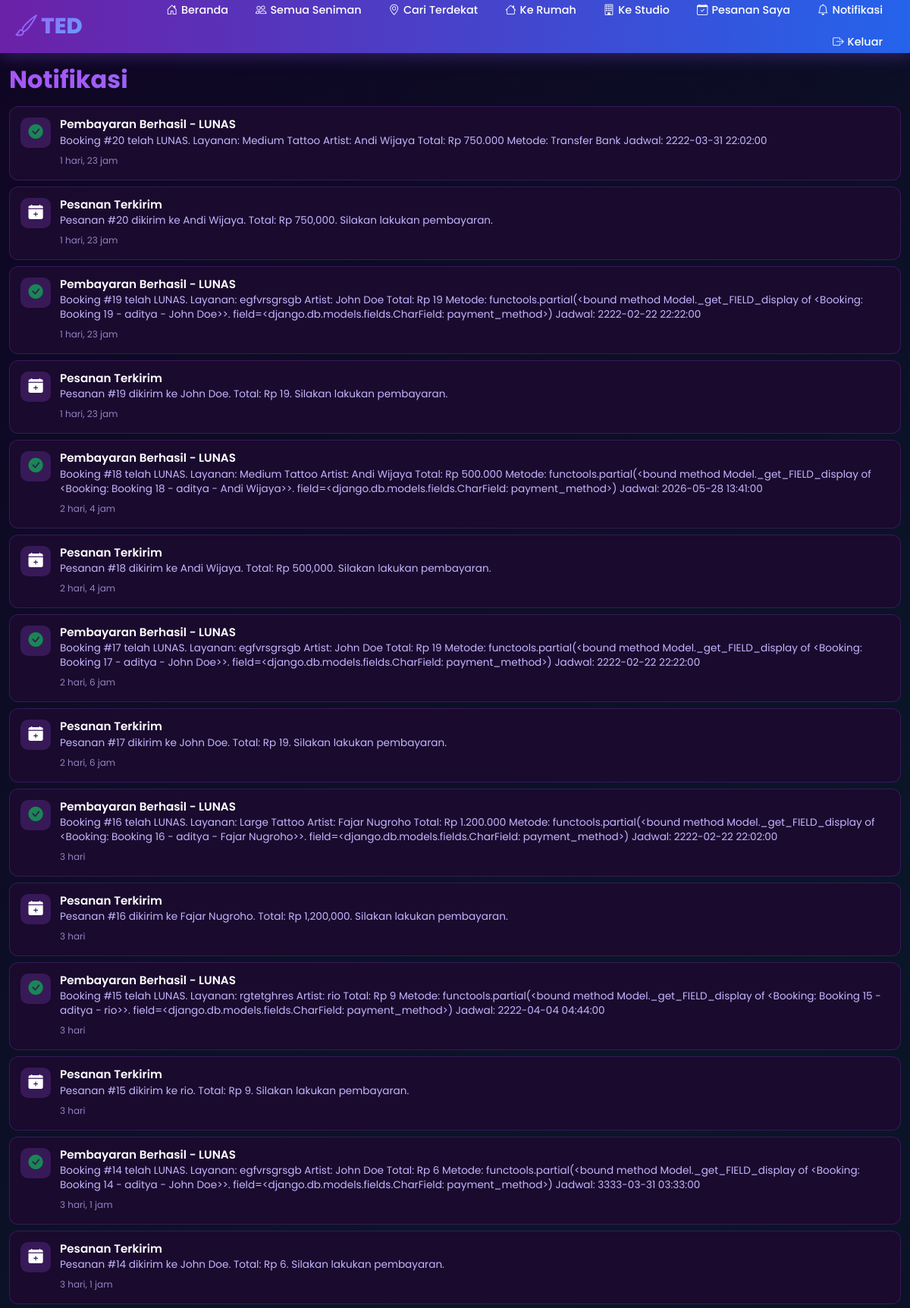
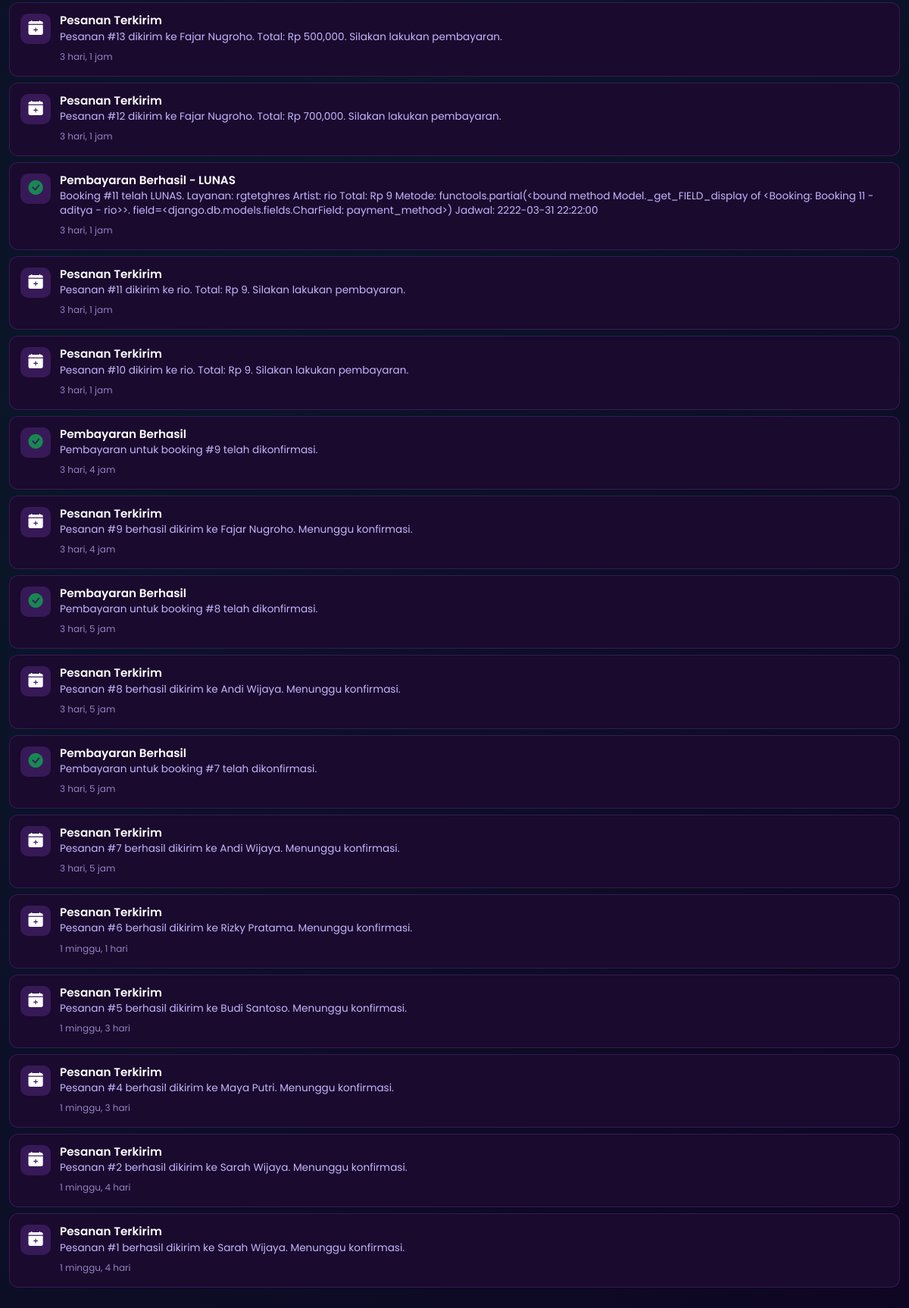
The app's page /notifications/ (signed in) with its own data (2 pictures, top to bottom).
### tedapp/models.py (models this page shows, shortened)
class Notification(models.Model):
    NOTIF_TYPES = [
        ('booking_new', 'Pesanan Baru'),
        ('booking_confirmed', 'Pesanan Dikonfirmasi'),
        ('booking_cancelled', 'Pesanan Dibatalkan'),
        ('artist_arrived', 'Seniman Tiba'),
        ('promo', 'Promosi'),
    ]
    user = models.ForeignKey(User, on_delete=models.CASCADE, related_name='notifications')
    notif_type = models.CharField(max_length=20, choices=NOTIF_TYPES)
    title = models.CharField(max_length=200)
    message = models.TextField()
    is_read = models.BooleanField(default=False)
    created_at = models.DateTimeField(auto_now_add=True)

### tedapp/views.py (the view)
# urls.py: path('notifications/', views.notifications, name='notifications'),
@login_required
def notifications(request):
    notifs = Notification.objects.filter(user=request.user).order_by('-created_at')[:50]
    Notification.objects.filter(user=request.user, is_read=False).update(is_read=True)
    return render(request, 'tedapp/notifications.html', {'notifications': notifs})

### tedapp/templates/tedapp/notifications.html
{% extends 'tedapp/base.html' %}
{% load static %}
{% block extra_css %}
<link rel="stylesheet" href="{% static 'notifications.css' %}" />
{% endblock %}
{% block content %}
<div class="container py-3">
    <h2 class="section-title mb-3">Notifikasi</h2>
    <div class="notifications-list">
        {% for notif in notifications %}
        <div class="notification-item {% if not notif.is_read %}unread{% endif %}">
            <div class="notif-icon">
                {% if notif.notif_type == 'booking_new' %}
                <i class="bi bi-calendar-plus-fill"></i>
                {% elif notif.notif_type == 'booking_confirmed' %}
                <i class="bi bi-check-circle-fill text-success"></i>
                {% elif notif.notif_type == 'booking_cancelled' %}
                <i class="bi bi-x-circle-fill text-danger"></i>
                {% elif notif.notif_type == 'artist_arrived' %}
                <i class="bi bi-person-fill text-info"></i>
                {% else %}
                <i class="bi bi-gift-fill text-warning"></i>
                {% endif %}
            </div>
            <div class="notif-content">
                <h6 class="notif-title">{{ notif.title }}</h6>
                <p class="notif-message">{{ notif.message }}</p>
                <small class="notif-time">{{ notif.created_at|timesince }}</small>
            </div>
        </div>
        {% empty %}
        <div class="text-center py-5">
            <i class="bi bi-bell-slash fs-1" style="color: var(--text-secondary);"></i>
            <h5 class="mt-3">Tidak ada notifikasi</h5>
        </div>
        {% endfor %}
    </div>
</div>
{% endblock %}

### static/base.css (style rules this page uses)
:root { --primary-purple: #6B21A8; --primary-purple-light: #9333EA; --primary-purple-dark: #581C87; --primary-blue: #2563EB; --primary-blue-light: #3B82F6; --primary-blue-dark: #1D4ED8; --accent-purple: #A855F7; --accent-blue: #60A5FA; --dark-bg: #0F0523; --card-bg: #1A0A2E; --text-primary: #FFFFFF; --text-secondary: #C4B5FD; --safe-area-bottom: env(safe-area-inset-bottom, 0px); }
* { margin: 0; padding: 0; box-sizing: border-box; -webkit-tap-highlight-color: transparent; -webkit-touch-callout: none; -webkit-user-select: none; user-select: none; }
html { overflow-x: hidden !important; max-width: 100vw !important; width: 100% !important; touch-action: pan-y pinch-zoom; }
body { font-family: 'Poppins', sans-serif; background: linear-gradient(135deg, var(--dark-bg) 0%, #0A1628 50%, var(--dark-bg) 100%); color: var(--text-primary); min-height: 100vh; overflow-x: hidden !important; overflow-y: auto; -webkit-overflow-scrolling: touch; padding-top: 70px; padding-bottom: 20px; max-width: 100%; width: 100%; touch-action: pan-y; }
.container, .row, section, article, main, nav, header, footer { max-width: 100%; overflow-x: hidden; }
@media (min-width: 1025px) { body { padding-bottom: 72px; } }
@media (min-width: 1025px) { body { padding-top: 70px; } }
@media (min-width: 1025px) { .container { max-width: 1200px; } }
.section-title { font-weight: 700; background: linear-gradient(135deg, var(--accent-purple) 0%, var(--accent-blue) 100%); -webkit-background-clip: text; -webkit-text-fill-color: transparent; background-clip: text; }

### static/notifications.css (style rules this page uses)
.notifications-list { display: flex; flex-direction: column; gap: 8px; }
.notification-item { display: flex; align-items: flex-start; gap: 12px; padding: 14px; background: var(--card-bg); border-radius: 12px; border: 1px solid rgba(168, 85, 247, 0.2); cursor: pointer; position: relative; transition: all 0.2s; }
.notif-icon { width: 40px; height: 40px; border-radius: 10px; background: rgba(168, 85, 247, 0.2); display: flex; align-items: center; justify-content: center; font-size: 1.2rem; flex-shrink: 0; }
.notif-icon .text-success { color: #22c55e; }
.notif-content { flex: 1; min-width: 0; }
.notif-title { font-size: 0.95rem; font-weight: 600; margin-bottom: 2px; color: var(--text-primary); }
.notif-message { font-size: 0.85rem; color: var(--text-secondary); margin-bottom: 4px; line-height: 1.4; }
.notif-time { font-size: 0.75rem; color: var(--text-secondary); opacity: 0.7; }

### records on screen
Notification: title "Pembayaran Berhasil - LUNAS", message "Booking #20 telah LUNAS. Layanan: Medium Tattoo Artist: Andi Wijaya Total: Rp 750.000 Metode: Transfer Bank Jadwal: 2222-03-31 22:02:00", created_at "1 hari, 23 jam"
Notification: notif_type "booking_new" (drawn), title "Pesanan Terkirim", message "Pesanan #20 dikirim ke Andi Wijaya. Total: Rp 750,000. Silakan lakukan pembayaran.", created_at "1 hari, 23 jam"
Notification: title "Pembayaran Berhasil - LUNAS", message "Booking #19 telah LUNAS. Layanan: egfvrsgrsgb Artist: John Doe Total: Rp 19 Metode: functools.partial(<bound method Model._get_FIELD_display of <Booking: Booking 19 - aditya - John Doe>>. field=<django.db.models.fields.CharField: payment_method>) Jadwal: 2222-02-22 22:22:00", created_at "1 hari, 23 jam"
Notification: notif_type "booking_new" (drawn), title "Pesanan Terkirim", message "Pesanan #19 dikirim ke John Doe. Total: Rp 19. Silakan lakukan pembayaran.", created_at "1 hari, 23 jam"
Notification: title "Pembayaran Berhasil - LUNAS", message "Booking #18 telah LUNAS. Layanan: Medium Tattoo Artist: Andi Wijaya Total: Rp 500.000 Metode: functools.partial(<bound method Model._get_FIELD_display of <Booking: Booking 18 - aditya - Andi Wijaya>>. field=<django.db.models.fields.CharField: payment_method>) Jadwal: 2026-05-28 13:41:00", created_at "2 hari, 4 jam"
Notification: notif_type "booking_new" (drawn), title "Pesanan Terkirim", message "Pesanan #18 dikirim ke Andi Wijaya. Total: Rp 500,000. Silakan lakukan pembayaran.", created_at "2 hari, 4 jam"
Notification: title "Pembayaran Berhasil - LUNAS", message "Booking #17 telah LUNAS. Layanan: egfvrsgrsgb Artist: John Doe Total: Rp 19 Metode: functools.partial(<bound method Model._get_FIELD_display of <Booking: Booking 17 - aditya - John Doe>>. field=<django.db.models.fields.CharField: payment_method>) Jadwal: 2222-02-22 22:22:00", created_at "2 hari, 6 jam"
Notification: notif_type "booking_new" (drawn), title "Pesanan Terkirim", message "Pesanan #17 dikirim ke John Doe. Total: Rp 19. Silakan lakukan pembayaran.", created_at "2 hari, 6 jam"
Notification: title "Pembayaran Berhasil - LUNAS", message "Booking #16 telah LUNAS. Layanan: Large Tattoo Artist: Fajar Nugroho Total: Rp 1.200.000 Metode: functools.partial(<bound method Model._get_FIELD_display of <Booking: Booking 16 - aditya - Fajar Nugroho>>. field=<django.db.models.fields.CharField: payment_method>) Jadwal: 2222-02-22 22:02:00", created_at "3 hari"
Notification: notif_type "booking_new" (drawn), title "Pesanan Terkirim", message "Pesanan #16 dikirim ke Fajar Nugroho. Total: Rp 1,200,000. Silakan lakukan pembayaran.", created_at "3 hari"
Notification: title "Pembayaran Berhasil - LUNAS", message "Booking #15 telah LUNAS. Layanan: rgtetghres Artist: rio Total: Rp 9 Metode: functools.partial(<bound method Model._get_FIELD_display of <Booking: Booking 15 - aditya - rio>>. field=<django.db.models.fields.CharField: payment_method>) Jadwal: 2222-04-04 04:44:00", created_at "3 hari"
Notification: notif_type "booking_new" (drawn), title "Pesanan Terkirim", message "Pesanan #15 dikirim ke rio. Total: Rp 9. Silakan lakukan pembayaran.", created_at "3 hari"
Notification: title "Pembayaran Berhasil - LUNAS", message "Booking #14 telah LUNAS. Layanan: egfvrsgrsgb Artist: John Doe Total: Rp 6 Metode: functools.partial(<bound method Model._get_FIELD_display of <Booking: Booking 14 - aditya - John Doe>>. field=<django.db.models.fields.CharField: payment_method>) Jadwal: 3333-03-31 03:33:00", created_at "3 hari, 1 jam"
Notification: notif_type "booking_new" (drawn), title "Pesanan Terkirim", message "Pesanan #14 dikirim ke John Doe. Total: Rp 6. Silakan lakukan pembayaran.", created_at "3 hari, 1 jam"
Notification: notif_type "booking_new" (drawn), title "Pesanan Terkirim", message "Pesanan #13 dikirim ke Fajar Nugroho. Total: Rp 500,000. Silakan lakukan pembayaran.", created_at "3 hari, 1 jam"
Notification: notif_type "booking_new" (drawn), title "Pesanan Terkirim", message "Pesanan #12 dikirim ke Fajar Nugroho. Total: Rp 700,000. Silakan lakukan pembayaran.", created_at "3 hari, 1 jam"
Notification: title "Pembayaran Berhasil - LUNAS", message "Booking #11 telah LUNAS. Layanan: rgtetghres Artist: rio Total: Rp 9 Metode: functools.partial(<bound method Model._get_FIELD_display of <Booking: Booking 11 - aditya - rio>>. field=<django.db.models.fields.CharField: payment_method>) Jadwal: 2222-03-31 22:22:00", created_at "3 hari, 1 jam"
Notification: notif_type "booking_new" (drawn), title "Pesanan Terkirim", message "Pesanan #11 dikirim ke rio. Total: Rp 9. Silakan lakukan pembayaran.", created_at "3 hari, 1 jam"
Notification: notif_type "booking_new" (drawn), title "Pesanan Terkirim", message "Pesanan #10 dikirim ke rio. Total: Rp 9. Silakan lakukan pembayaran.", created_at "3 hari, 1 jam"
Notification: title "Pembayaran Berhasil", message "Pembayaran untuk booking #9 telah dikonfirmasi.", created_at "3 hari, 4 jam"
Notification: notif_type "booking_new" (drawn), title "Pesanan Terkirim", message "Pesanan #9 berhasil dikirim ke Fajar Nugroho. Menunggu konfirmasi.", created_at "3 hari, 4 jam"
Notification: title "Pembayaran Berhasil", message "Pembayaran untuk booking #8 telah dikonfirmasi.", created_at "3 hari, 5 jam"
Notification: notif_type "booking_new" (drawn), title "Pesanan Terkirim", message "Pesanan #8 berhasil dikirim ke Andi Wijaya. Menunggu konfirmasi.", created_at "3 hari, 5 jam"
Notification: title "Pembayaran Berhasil", message "Pembayaran untuk booking #7 telah dikonfirmasi.", created_at "3 hari, 5 jam"
Notification: notif_type "booking_new" (drawn), title "Pesanan Terkirim", message "Pesanan #7 berhasil dikirim ke Andi Wijaya. Menunggu konfirmasi.", created_at "3 hari, 5 jam"
Notification: notif_type "booking_new" (drawn), title "Pesanan Terkirim", message "Pesanan #6 berhasil dikirim ke Rizky Pratama. Menunggu konfirmasi.", created_at "1 minggu, 1 hari"
Notification: notif_type "booking_new" (drawn), title "Pesanan Terkirim", message "Pesanan #5 berhasil dikirim ke Budi Santoso. Menunggu konfirmasi.", created_at "1 minggu, 3 hari"
Notification: notif_type "booking_new" (drawn), title "Pesanan Terkirim", message "Pesanan #4 berhasil dikirim ke Maya Putri. Menunggu konfirmasi.", created_at "1 minggu, 3 hari"
Notification: notif_type "booking_new" (drawn), title "Pesanan Terkirim", message "Pesanan #2 berhasil dikirim ke Sarah Wijaya. Menunggu konfirmasi.", created_at "1 minggu, 4 hari"
Notification: notif_type "booking_new" (drawn), title "Pesanan Terkirim", message "Pesanan #1 berhasil dikirim ke Sarah Wijaya. Menunggu konfirmasi.", created_at "1 minggu, 4 hari"
